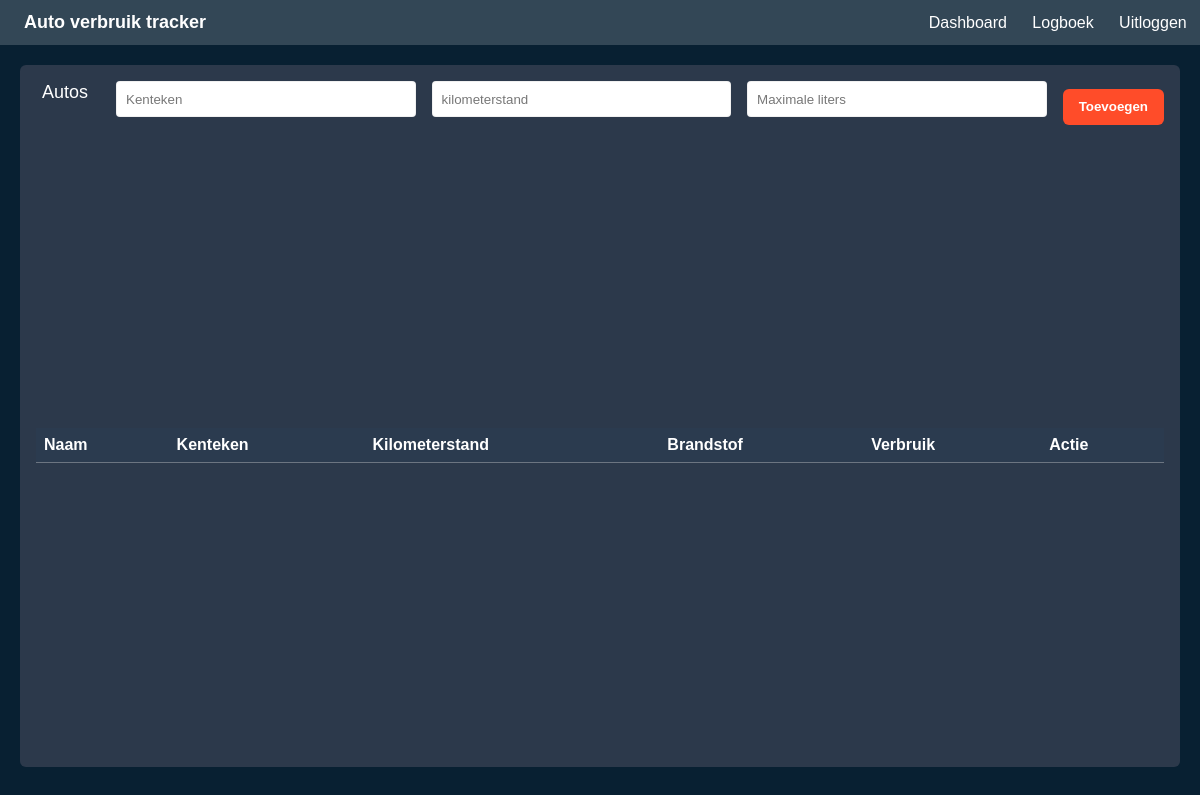
Before: /cars (signed in) with the older database file.
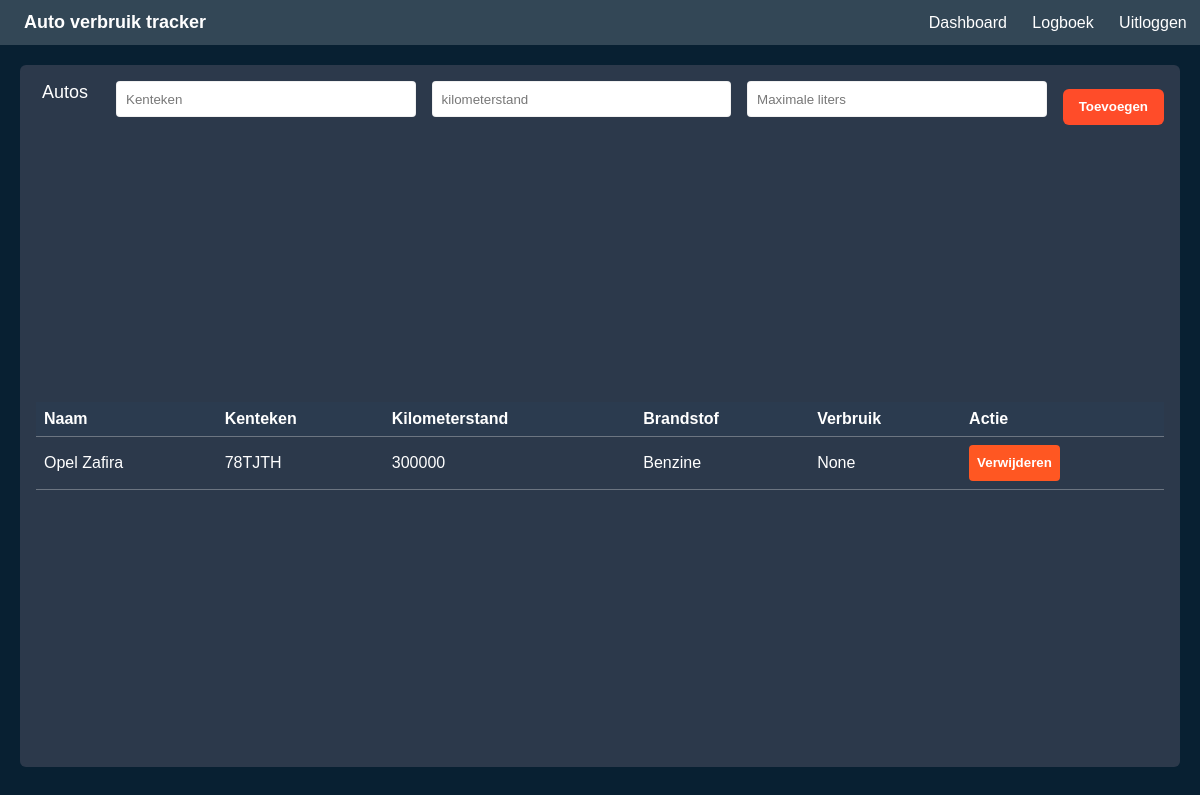
After: the same page with the newer database file.
### tables this page shows
CREATE TABLE cars (car_id INTEGER PRIMARY KEY AUTOINCREMENT, user_id int, car_name varchar (255), car_licenseplate varchar (10), car_meters int, car_fueltype char(32), car_maxliter int, car_avrfuelusage varchar (64));

### app.py (the view, shortened to what this page needs)
@app.route("/cars", methods=['GET', 'POST'])
def cars():
    if 'user' in session:
        message = ""
        cars = db.execute("SELECT * FROM cars WHERE user_id = ?", (session['user'],)).fetchall()
        html = ""
        for car in cars:
            html += f"""
            <tr>
            <td>{car[2]}</td>
            <td>{car[3]}</td>
            <td>{car[4]}</td>
            <td>{car[5]}</td>
            <td>{car[7]}</td>
            <td>
                <form method='post' action='/deletecar'>
                    <input type='hidden' name='car_id' value='{car[0]}'><button class='btn' type='submit'>Verwijderen</button>
                </form>
            </td>
            </tr>
            """
        return render_template("cars.html", table=html, message=message)
    else:
        return redirect(url_for("login"))

### templates/cars.html (shortened to what this page needs)
<!DOCTYPE html>
<html lang="nl">
<head>
  <link rel="stylesheet" href="static\style.css" />
</head>
<body>
  <header class="navbar">
    <div class="navbar__left">
      <a class="logo">Auto verbruik tracker</a>
    </div>
    <nav class="navbar__right">
      <a class="nav-link" href={{url_for("home")}}>Dashboard</a>
      <a class="nav-link" href={{url_for("log")}}>Logboek</a>
      <a href={{url_for("logout")}} class="nav-link">Uitloggen</a>
    </nav>
  </header>
  <main class="shell">
    <section class="board">
      <div class="board__side-title">Autos</div>
       <form method="post">
          <div class="board__controls">
            <input type="text" class="field" placeholder="Kenteken" name="license_plate" required/>
            <input type="number" class="field" placeholder="kilometerstand" name="kilometers" required/>
            <input type="number" class="field" placeholder="Maximale liters" name="max_liters" required/>
            <input type="submit" class="btn" value="Toevoegen" />
          </div>
      </form>
      <div class="board__list">
        <table>
                <thead>
                    <tr>
                        <th>Naam</th>
                        <th>Kenteken</th>
                        <th>Kilometerstand</th>
                        <th>Brandstof</th>
                        <th>Verbruik</th>
                        <th>Actie</th>
                    </tr>
                </thead>
                <tbody>
                    {{ table | safe }}
                </tbody>
            </table>
      </div>
    </section>
  </main>
</body>
</html>

### static/style.css (style rules this page uses)
:root { --bg: #082032; --panel: #2C394B; --label: white; --text: #222; --nav: #334756; --button_color: #FF4C29; --button_text: white; --logo_color: white; --radius: 8px; --gap: 20px; }
body { margin: 0; font-family: Arial, sans-serif; background: var(--bg); }
.navbar { background: var(--label); padding: 12px 25px; display: flex; justify-content: space-between; align-items: center; border-bottom: 2px solid #ddd; }
.navbar .logo { margin: 0; font-size: 18px; }
.navbar a { margin-left: 20px; color: var(--logo_color); text-decoration: none; }
.btn { background: var(--button_color); border: none; padding: 12px; color: var(--button_text); border-radius: 4px; cursor: pointer; }
* { box-sizing: border-box; }
html, body { height: 100%; }
body { margin: 0; font-family: Arial, Helvetica, sans-serif; background: var(--bg); color: var(--text); }
.navbar__right { display: flex; gap: 2%; }
.nav-link { color: var(--text); text-decoration: none; }
.shell { padding: 16px; min-height: calc(100vh - 58px); display: grid; }
.board { background: var(--panel); border-radius: 6px; padding: 18px 22px 22px; height: 100%; display: grid; grid-template-rows: auto 1fr; position: relative; }
.board__side-title { position: absolute; top: 18px; left: 22px; color: var(--label); font-size: 18px; line-height: 1; }
.board__controls { display: flex; justify-content: center; align-items: center; gap: 16px; padding-left: 80px; margin-top: 2px; margin-bottom: 8px; }
.field { height: 36px; min-width: 160px; padding: 0 12px; border: none; border-radius: 4px; background: var(--label); color: #333; box-shadow: 0 0 0 1px rgba(0,0,0,.06) inset; }
.field::placeholder { color: #777; }
.btn { height: 36px; padding: 0 16px; border: none; border-radius: 6px; background: var(--button_color); color: #fff; font-weight: 600; cursor: pointer; }
.board__list { display: grid; place-items: center; }
.navbar { background: var(--nav); border-bottom: 2px solid var(--border); padding: 12px 24px; display: flex; align-items: center; justify-content: space-between; }
.logo { color: var(--text); text-decoration: none; font-weight: 600; }
.nav-link { color: #444; text-decoration: none; }
.shell { padding: 20px; }
.board { background: var(--panel); border-radius: 6px; min-height: 60vh; padding: 14px 16px 16px; display: grid; grid-template-rows: auto 1fr; }
.board__list { background: transparent; border-radius: 4px; min-height: 45vh; display: grid; place-items: center; font-family: Arial, sans-serif; color: var(--button_text); }
.board__list table { width: 100%; border-collapse: collapse; }
.board__list th, .board__list td { padding: 8px; border-bottom: 1px solid rgba(255, 255, 255, 0.3); text-align: left; color: white; }
.board__list th { background-color: #2b3b4f; position: sticky; top: 0; z-index: 1; }
.board__list button { padding: 4px 8px; cursor: pointer; color: white; background-color: #ff5722; border: none; border-radius: 4px; }
.field { display: block; width: 100%; margin-bottom: 15px; padding: 10px; }

Changed rows visible on the page:
added cars: car_fueltype "Opel Zafira 78TJTH 300000 Benzine None Verwijderen"
